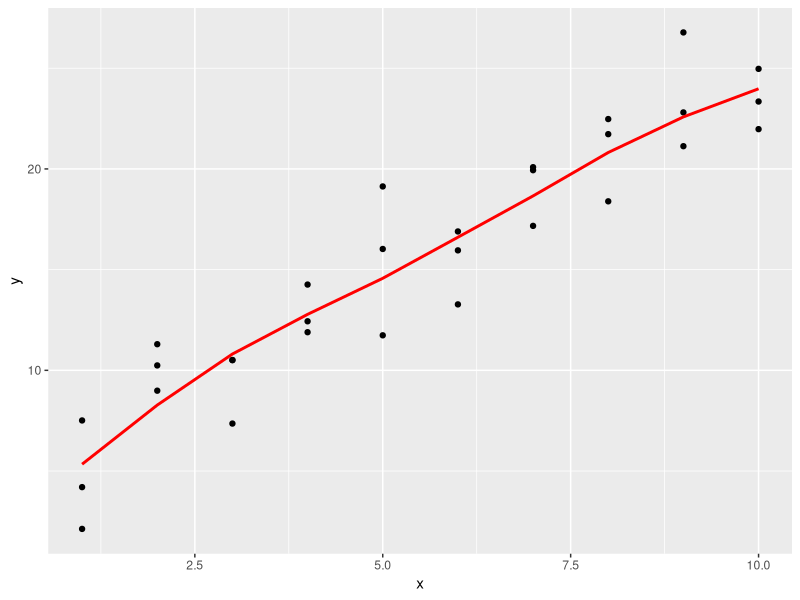
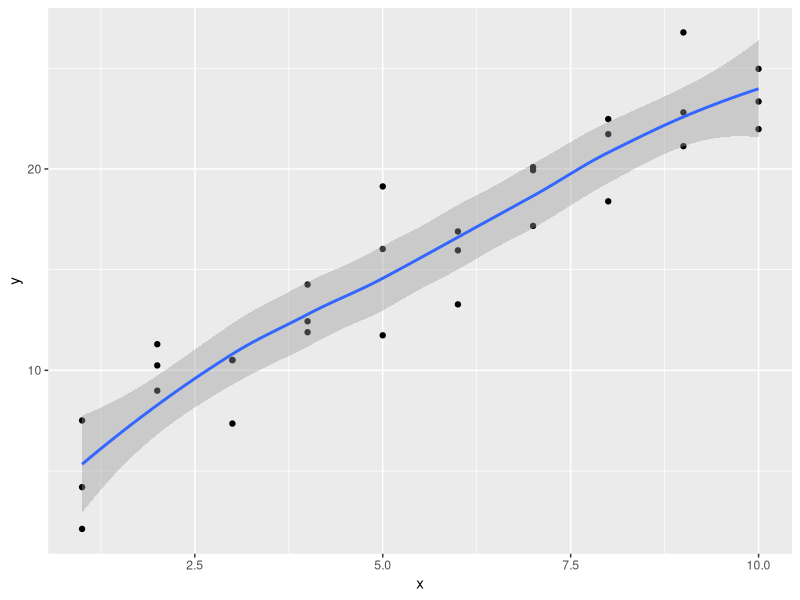
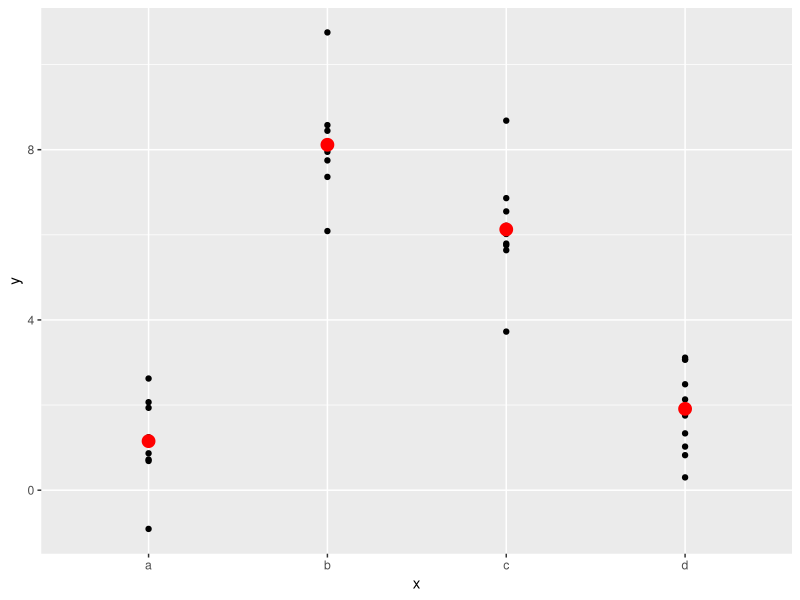
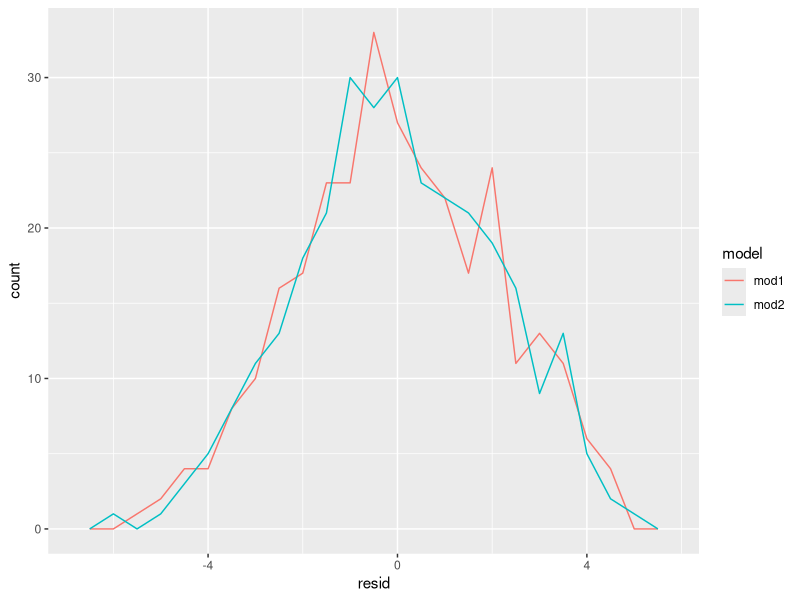

Reproduce these figures in R, in order.
## ---- chunk 1
knitr::opts_chunk$set(echo = TRUE)
## ---- chunk 2
library(tidyverse)
library(modelr)
## ---- chunk 3
# Model fitting
loess_model = loess(y ~ x, data=sim1)

# Grid generation
grid = sim1 %>% data_grid(x)

# Add predictions to grid
grid = grid %>% add_predictions(loess_model)

# Visualization
ggplot(sim1, aes(x)) + geom_point(aes(y=y)) + geom_line(aes(y=pred), data=grid, colour="red", size=1)
## ---- chunk 4
ggplot(sim1, aes(x=x, y=y)) + geom_point() + geom_smooth()
## ---- chunk 5
sim2_no_intercept = lm(y ~ x - 1, data=sim2)
grid = sim2 %>% data_grid(x) %>% add_predictions(sim2_no_intercept)
ggplot(sim2, aes(x)) + geom_point(aes(y=y)) + geom_point(data=grid, aes(y=pred), color="red", size=4)
## ---- chunk 6
mod1 = lm(y ~ x1 + x2, data=sim4)
mod2 = lm(y ~ x1 * x2, data=sim4)

sim4_residuals = sim4 %>% gather_residuals(mod1, mod2)

ggplot(sim4_residuals) + geom_freqpoly(aes(x=resid, color=model), binwidth=0.5)
